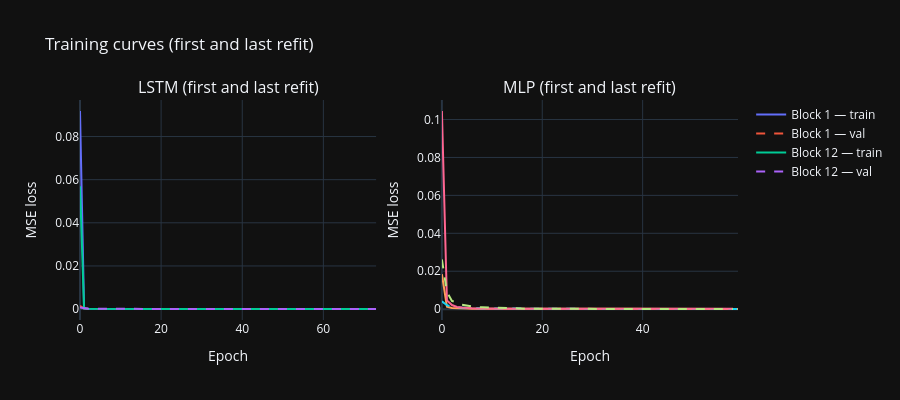

The notebook cell saved with this chart:
### Markdown cell above
## 13. Diagnostics

All diagnostics below use the primary seed. Section 10 established that another
seed would move these figures, in some cases substantially.

### Training curves

### Code cell
fig = make_subplots(rows=1, cols=2,
                    subplot_titles=('LSTM (first and last refit)',
                                    'MLP (first and last refit)'))

for col, (histories, label) in enumerate([
    (training_histories_lstm, 'LSTM'),
    (training_histories_mlp, 'MLP'),
], start=1):
    for idx, block_label in [(0, 'Block 1'), (-1, f'Block {n_blocks}')]:
        h = histories[idx]
        fig.add_trace(go.Scatter(
            y=h['loss'], name=f'{block_label} — train', mode='lines',
            line=dict(dash='solid'), legendgroup=label,
            showlegend=(col == 1),
        ), row=1, col=col)
        fig.add_trace(go.Scatter(
            y=h['val_loss'], name=f'{block_label} — val', mode='lines',
            line=dict(dash='dash'), legendgroup=label,
            showlegend=(col == 1),
        ), row=1, col=col)

fig.update_layout(template='plotly_dark',
                  title='Training curves (first and last refit)', height=400)
fig.update_xaxes(title_text='Epoch')
fig.update_yaxes(title_text='MSE loss')
fig.show()

first_stopped = epochs_used_lstm[0]
last_stopped = epochs_used_lstm[-1]
last_train_size = test_start + (n_blocks - 1) * REFIT_EVERY
samples_per_param = last_train_size / lstm_params

display(Markdown(f"""
LSTM early stopping triggered at epoch {first_stopped} (first block) and
epoch {last_stopped} (last block).
{'Validation loss stabilised before the epoch ceiling, suggesting the network reached its capacity limit rather than exhausting the training budget.' if max(first_stopped, last_stopped) < EPOCHS - PATIENCE else 'The network used most of its epoch budget, suggesting it was still learning when stopped.'}

The last block trained on {last_train_size:,} sequences against
{lstm_params:,} parameters, a ratio of {samples_per_param:.1f}:1.
{'That is comfortable.' if samples_per_param >= 20 else 'Deep learning generally wants 100:1 or more, so this is the data-limited regime, and it is the most likely source of the seed instability measured in section 10.'}
"""))
